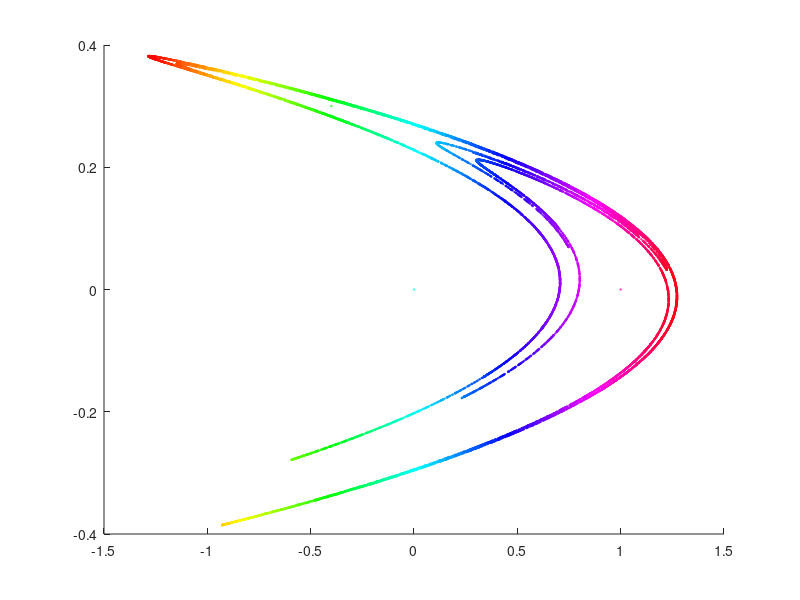

Recreate this plot in MATLAB.
%henon attractor
% equation   
% x(n+1)=y(n)+1-1.4*x(n)^2  
% y(n+1)=0.3*x(n);
numPoints = 15000; % number of points in attrcator
x = zeros(1,numPoints);
y = zeros(1,numPoints);
x(1) = 0; %starting x point
y(1) = 0; %starting y point
a = 1.4;
b = 0.3;
for n = 2:numPoints
    x(n) = y(n-1)+1-a*x(n-1)^2;
    y(n) = b*x(n-1);
end

plot(x,y,'.','MarkerSize',1);

scatter(x,y,1,x);
colormap hsv
axis on 
